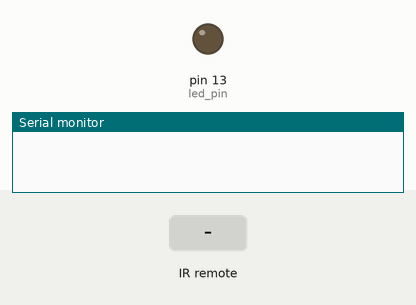
Bench run of a sketch on a simulated Arduino Uno, built with avr-gcc and run on an emulated ATmega328P. Shown: output pins drawn as LEDs (lit = HIGH), the last lines printed to the serial monitor. The test bench sets the inputs (shaded band).

Above: at 1.2 s.
1.3 s: infrared code 0xCE0C6BA8 received
At 2.6 s:
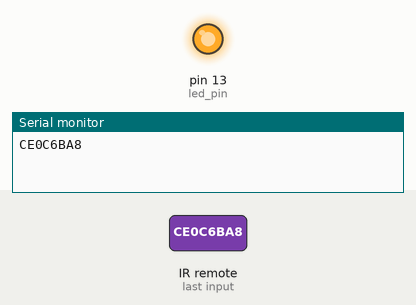
Timing chart, 0 to 4.3 s (numbered marks = the images above; inputs shaded):
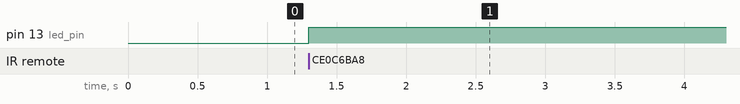

Measured:
- after the input at 1.3 s, pin 13 (led_pin): LOW → HIGH at once

The sketch:

IR_remote.ino.ino
```cpp
#include <IRremote.h>
#include <IRremoteInt.h>

int RECV_PIN = 11;
int led_pin = 13;
int val = 0;

IRrecv irrecv(RECV_PIN);
decode_results results;

void setup()
{
  pinMode(led_pin, OUTPUT);
  Serial.begin(9600);
  irrecv.enableIRIn(); // Start the receiver
}

void loop()
{
  if (irrecv.decode(&results))
    {
     if (results.value == 0xCE0C6BA8)
     {
       val = digitalRead(led_pin);
       if (val == LOW)
         digitalWrite(led_pin,HIGH);
       else
         digitalWrite(led_pin,LOW);
      }

     Serial.println(results.value, HEX);
     irrecv.resume(); // Receive the next value
    }
}
```
